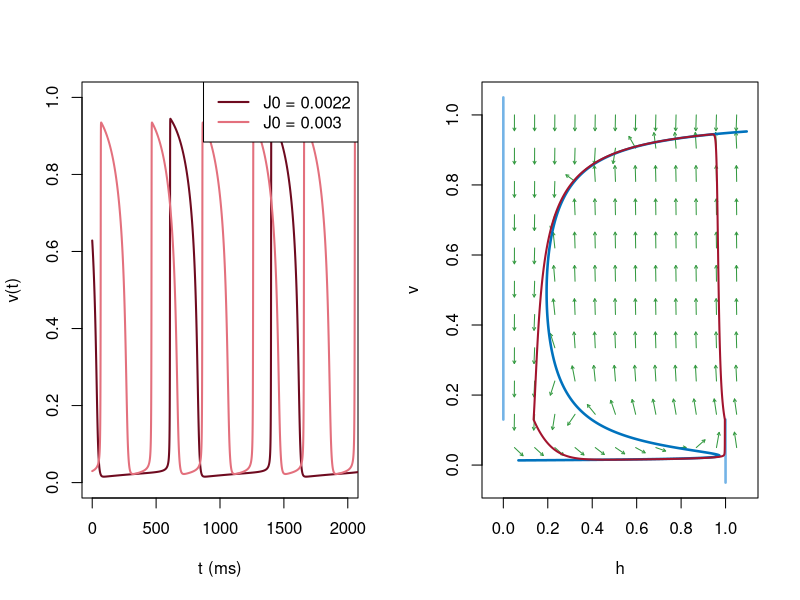

Generate this figure with R:
# Abb. 4.25: Mitchell-Schaeffer-Modell mit Schrittmacherstrom (Buch, Abschnitt 4.5, Gl. 4.20)
# konstanter Einwärtsstrom J0 > J_c: links periodische Aktionspotentiale für J0 = 0.0022 und 0.003,
# rechts der Grenzzyklus für J0 = 0.0022 mit den Nullklinen (es gibt keinen stationären Zustand mehr)
# (c) 2026 Philipp Kügler · Programm zum Buch „Dynamische Systeme in den Lebenswissenschaften“ · MIT-Lizenz (siehe LICENSE)
tin <- 0.3; tout <- 6; topen <- 100; tclose <- 115; vgate <- 0.13   # Parameter in ms
hc <- 4 * tin / tout

simuliere <- function(T, J0 = 0, reize = c(), J = 0.2, dauer = 2, dt = 0.01) {
  # Euler-Verfahren für das Mitchell-Schaeffer-Modell mit konstantem Strom J0 und Reizen der Stärke J
  N <- round(T / dt); t <- dt * (0:N)
  Jt <- rep(J0, N + 1)
  for (s in reize) Jt[t >= s - 1e-9 & t < s + dauer - 1e-9] <- J0 + J
  v <- numeric(N + 1); h <- rep(1, N + 1)
  for (n in 1:N) {
    dv <- h[n] * v[n]^2 * (1 - v[n]) / tin - v[n] / tout + Jt[n]
    dh <- if (v[n] < vgate) (1 - h[n]) / topen else -h[n] / tclose
    v[n + 1] <- v[n] + dt * dv; h[n + 1] <- h[n] + dt * dh
  }
  list(t = t, v = v, h = h)
}
nullklinen <- function(J0) {
  v <- seq(0.003, 0.997, length.out = 2000)
  H <- (v / tout - J0) / (v^2 * (1 - v) / tin)       # dv/dt = 0 nach h aufgelöst
  m <- H >= -0.05 & H <= 1.1
  lines(H[m], v[m], col = rgb(0, 0.447, 0.741), lwd = 2.5)
  if (J0 == 0) lines(c(-0.05, 1.1), c(0, 0), col = rgb(0, 0.447, 0.741), lwd = 2.5)
  lines(c(1, 1), c(-0.05, vgate), col = rgb(0.45, 0.70, 0.90), lwd = 2.5); lines(c(0, 0), c(vgate, 1.05), col = rgb(0.45, 0.70, 0.90), lwd = 2.5)
}
feld <- function(J0) {
  g <- expand.grid(h = seq(0.05, 1.05, length.out = 12), v = seq(0.05, 1.0, length.out = 11))
  dv <- g$h * g$v^2 * (1 - g$v) / tin - g$v / tout + J0
  dh <- ifelse(g$v < vgate, (1 - g$h) / topen, -g$h / tclose)
  L <- sqrt(dh^2 + dv^2)
  arrows(g$h, g$v, g$h + dh / L * 0.045, g$v + dv / L * 0.045, length = 0.03, col = rgb(0.2, 0.6, 0.25))
}

vv <- seq(0, 0.2, length.out = 200001)
Jc <- -min(vv^2 * (1 - vv) / tin - vv / tout)
cat(sprintf("J_c = %.5f\n", Jc))
par(mfrow = c(1, 2))
plot(NULL, xlim = c(0, 2000), ylim = c(0, 1), xlab = "t (ms)", ylab = "v(t)")
farben <- c(rgb(0.43, 0.04, 0.12), rgb(0.89, 0.44, 0.49))
J0s <- c(0.0022, 0.003)
for (j in 1:2) {
  x <- simuliere(3000, J0 = J0s[j])
  hoch <- x$t[which(x$v[-length(x$v)] < 0.5 & x$v[-1] >= 0.5) + 1]   # Beginn jedes Aktionspotentials
  cat(sprintf("J0 = %g: Periode %.0f ms\n", J0s[j], hoch[length(hoch)] - hoch[length(hoch) - 1]))
  m <- x$t >= 400
  lines(x$t[m] - 400, x$v[m], col = farben[j], lwd = 2)
  if (j == 1) zyklus <- x
}
legend("topright", legend = sprintf("J0 = %g", J0s), col = farben, lwd = 2)
plot(NULL, xlim = c(-0.05, 1.1), ylim = c(-0.05, 1.05), xlab = "h", ylab = "v")
feld(0.0022); nullklinen(0.0022)
m <- zyklus$t >= 1500
lines(zyklus$h[m], zyklus$v[m], col = rgb(0.64, 0.08, 0.18), lwd = 2)
